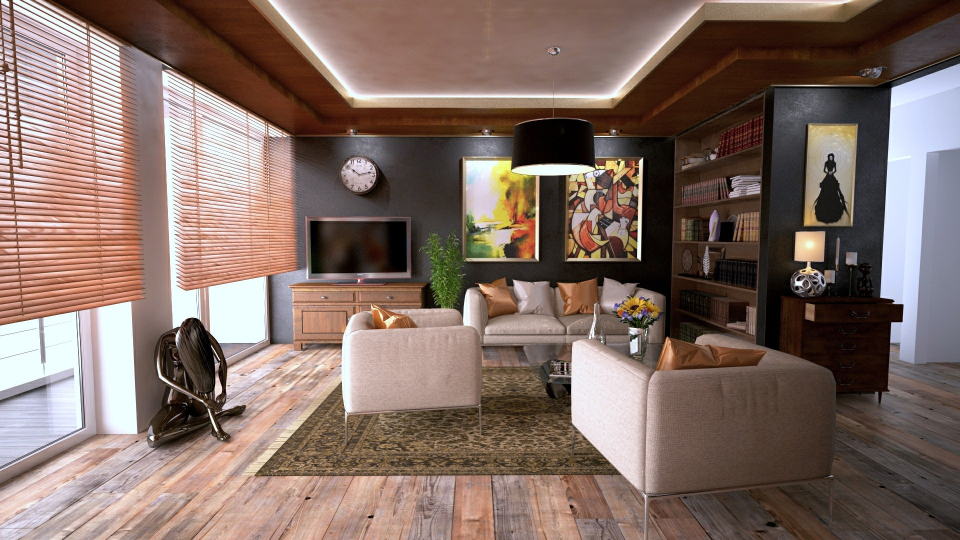
#> input picture project/image/1.jpg, 1920 x 1080 px, found by its file name (shown at 1/2 size)
$ python 11_Draw_circle_and_put_text_openCV.py
#> lines starting #> are read from the running program, lines starting #| are printed output that depends on the picture
# (11)********************Draw circle and put text in openCV using python**************

# ----when we detect object than we mostly use circle or ractangle.

# ---importing libraries
import cv2
import numpy as np

img_path = r'images/1.JPG'
image = cv2.imread(img_path)
#> image is the input picture: shape (1080, 1920, 3); mean B, G, R 101.5, 109.7, 130.3
img_resize = cv2.resize(image,(1000,600))
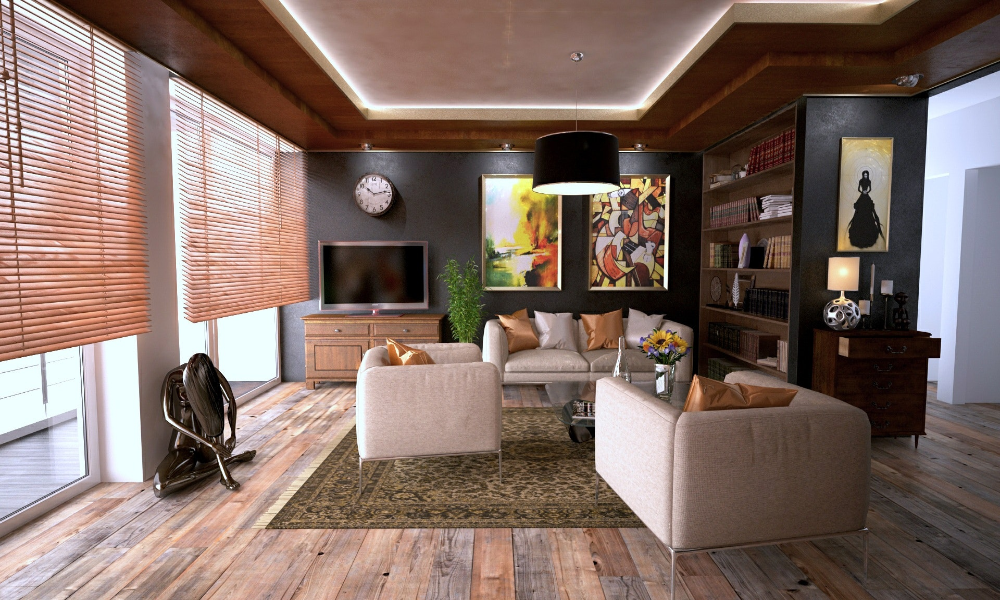
#> img_resize: shape (600, 1000, 3); mean B, G, R 101.3, 109.6, 130.2

# ----creating a circle
# ----these are the parameters of circle----(img, center, radius, color, thickness=..., lineType=..., shift=...)
center =(500,150)
radius =150
color = (0,0,255) #(B,G,R)
thickness = 3
# ----if we want to fill the circle than we use negative value
# thickness = -1
lineType = cv2.LINE_8
shift = 0

# ----creating circle
img_circle = cv2.circle(img_resize,center,radius,color,thickness,lineType,shift)
# ----creating 2nd circle
img_circle2 = cv2.circle(img_resize,(200,300),70,(200,255,0),thickness,lineType,shift)

# ----if we want to  put text in the circle than we use putText function
img_text = cv2.putText(img_circle,'wow',(450,100),cv2.FONT_HERSHEY_COMPLEX,3,(255,0,0),1,lineType=cv2.LINE_4)

# ----Adding 2nd text
img_text = cv2.putText(img_circle2,'Great',(150,300),cv2.FONT_HERSHEY_COMPLEX,1,(255,255,0),1,lineType=cv2.LINE_4)
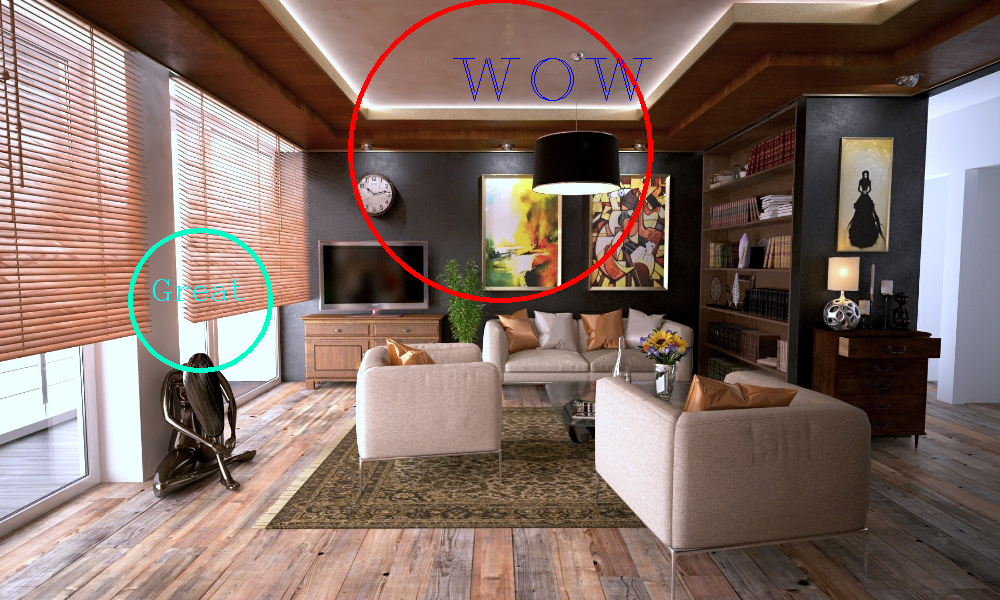
#> img_text: shape (600, 1000, 3); mean B, G, R 101.2, 109.2, 130.3


# ----showing the image
cv2.imshow("Tayyab's Image",img_text)
cv2.waitKey()
cv2.destroyAllWindows()

$ run again, with project/image/2.jpg copied over project/image/1.jpg
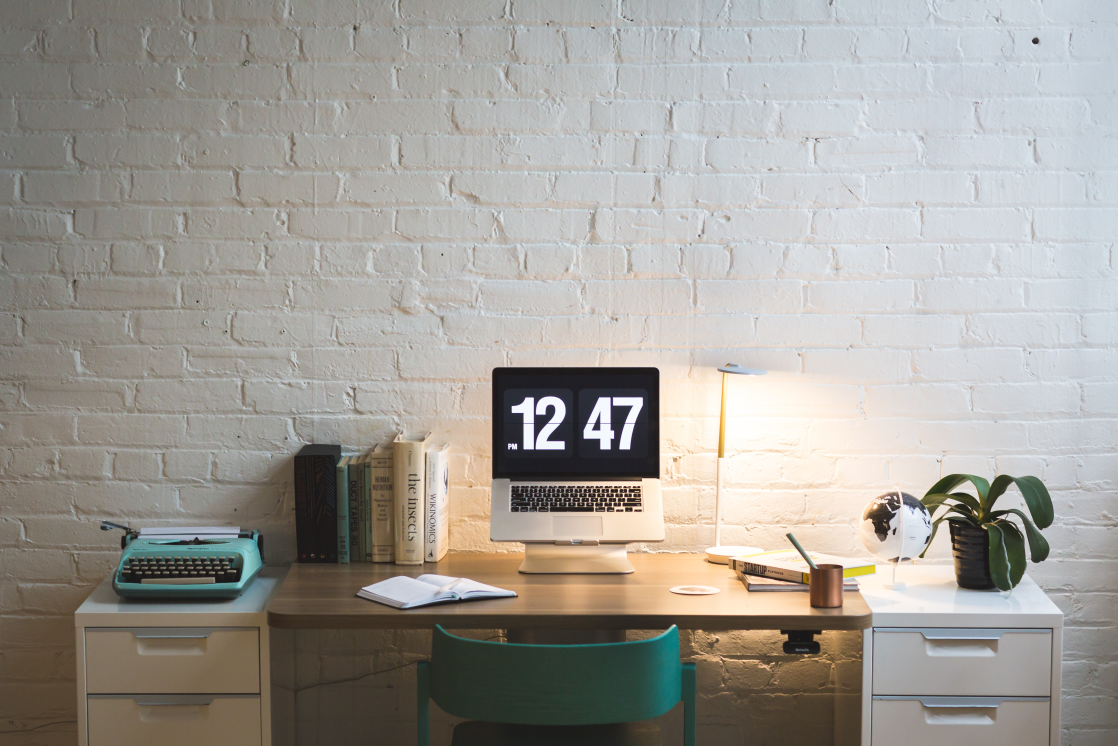
#> input picture project/image/2.jpg, 5590 x 3727 px, found by its file name (shown at 1/5 size)
#> image is the input picture: shape (3727, 5590, 3); mean B, G, R 151.5, 157.4, 160.6
#> `img_resize = cv2.resize(image,(1000,600))`:
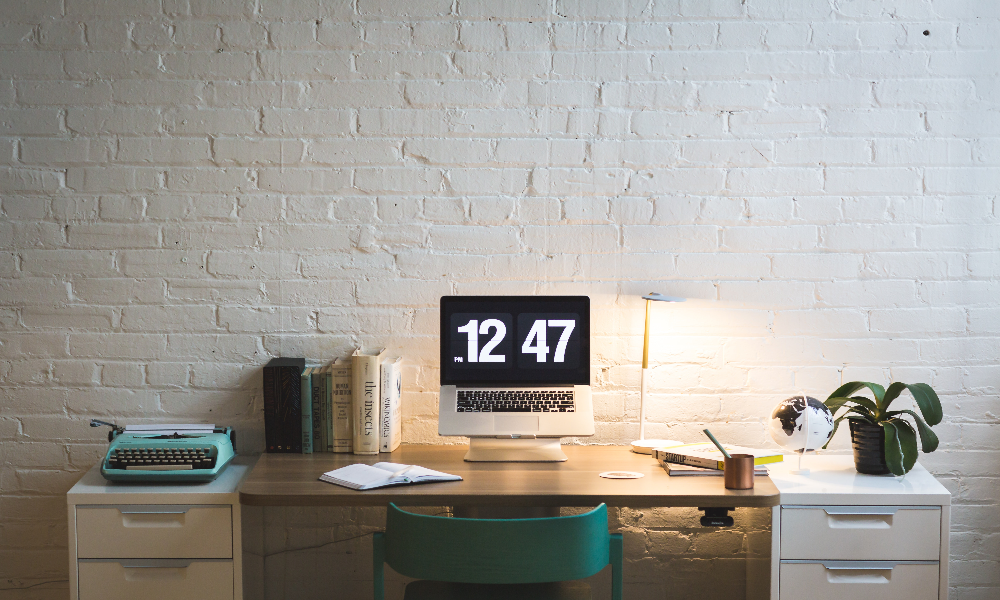
#> img_resize: shape (600, 1000, 3); mean B, G, R 151.4, 157.3, 160.5
#> `img_text = cv2.putText(img_circle2,'Great',(150,300),cv2.FONT_HERSHEY_..`:
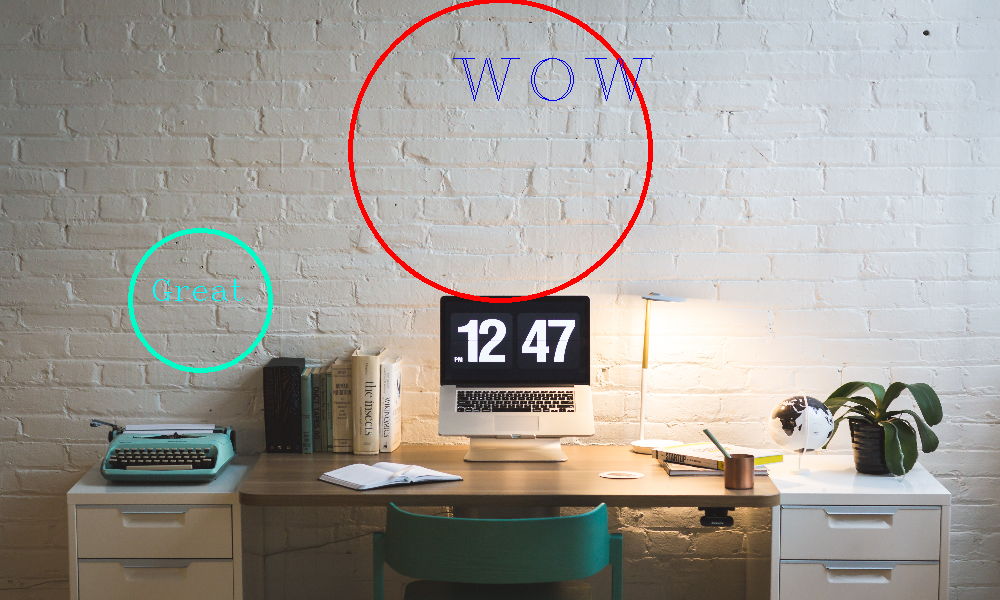
#> img_text: shape (600, 1000, 3); mean B, G, R 150.4, 156.1, 160.2

$ run again, with project/image/3.jpg copied over project/image/1.jpg
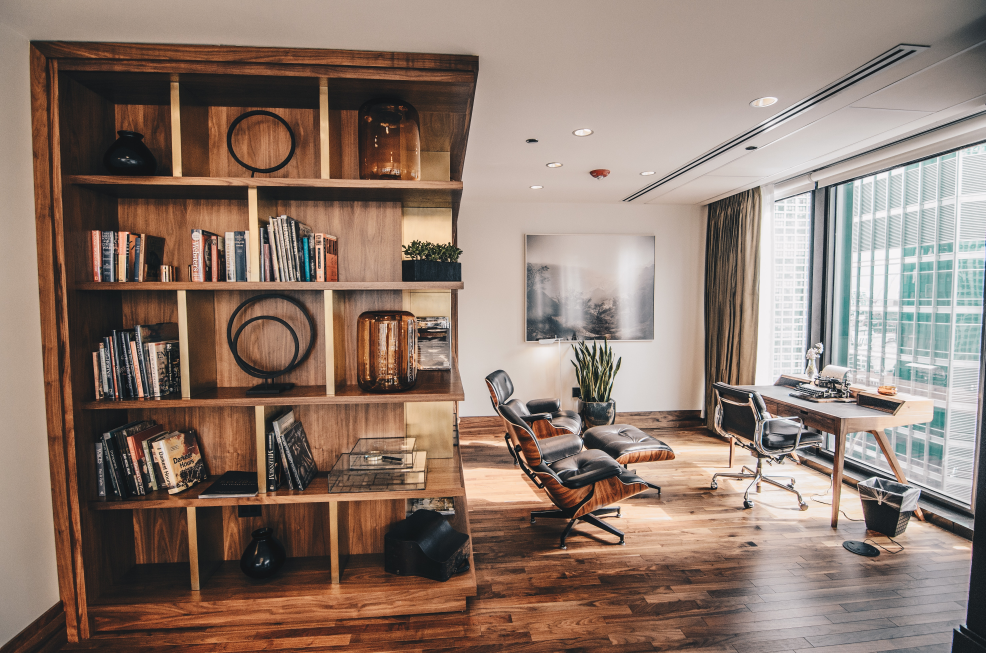
#> input picture project/image/3.jpg, 4928 x 3264 px, found by its file name (shown at 1/5 size)
#> image is the input picture: shape (3264, 4928, 3); mean B, G, R 110.7, 122.4, 142.4
#> `img_resize = cv2.resize(image,(1000,600))`:
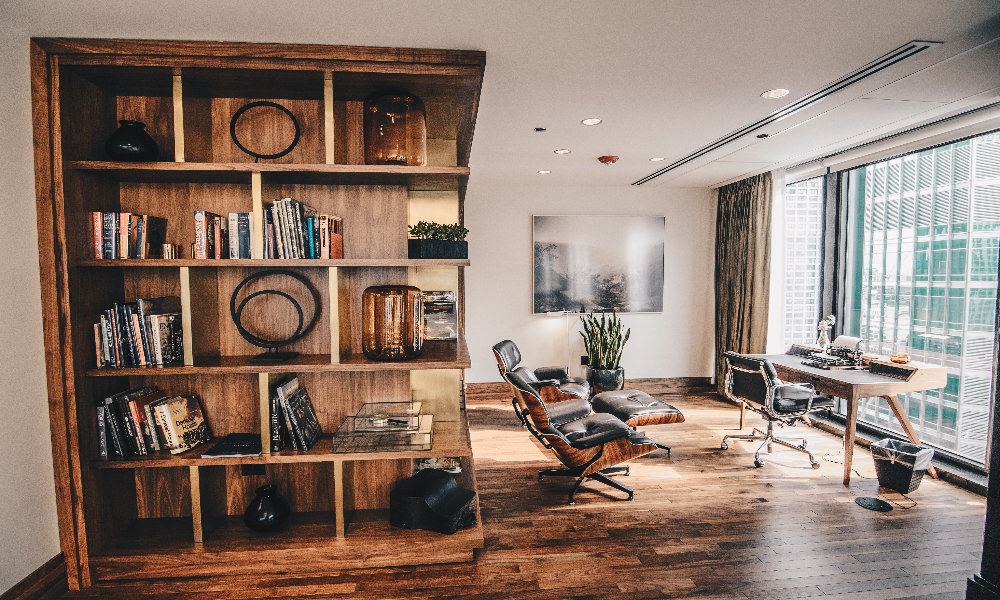
#> img_resize: shape (600, 1000, 3); mean B, G, R 110.6, 122.3, 142.3
#> `img_text = cv2.putText(img_circle2,'Great',(150,300),cv2.FONT_HERSHEY_..`:
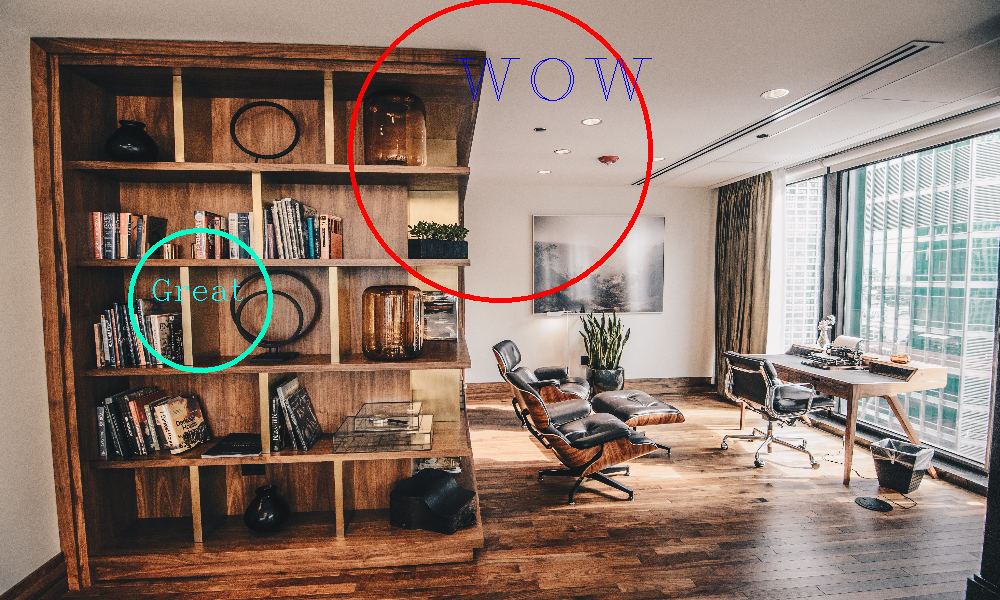
#> img_text: shape (600, 1000, 3); mean B, G, R 110.3, 121.6, 142.2

$ run again, with project/image/4.jpg copied over project/image/1.jpg
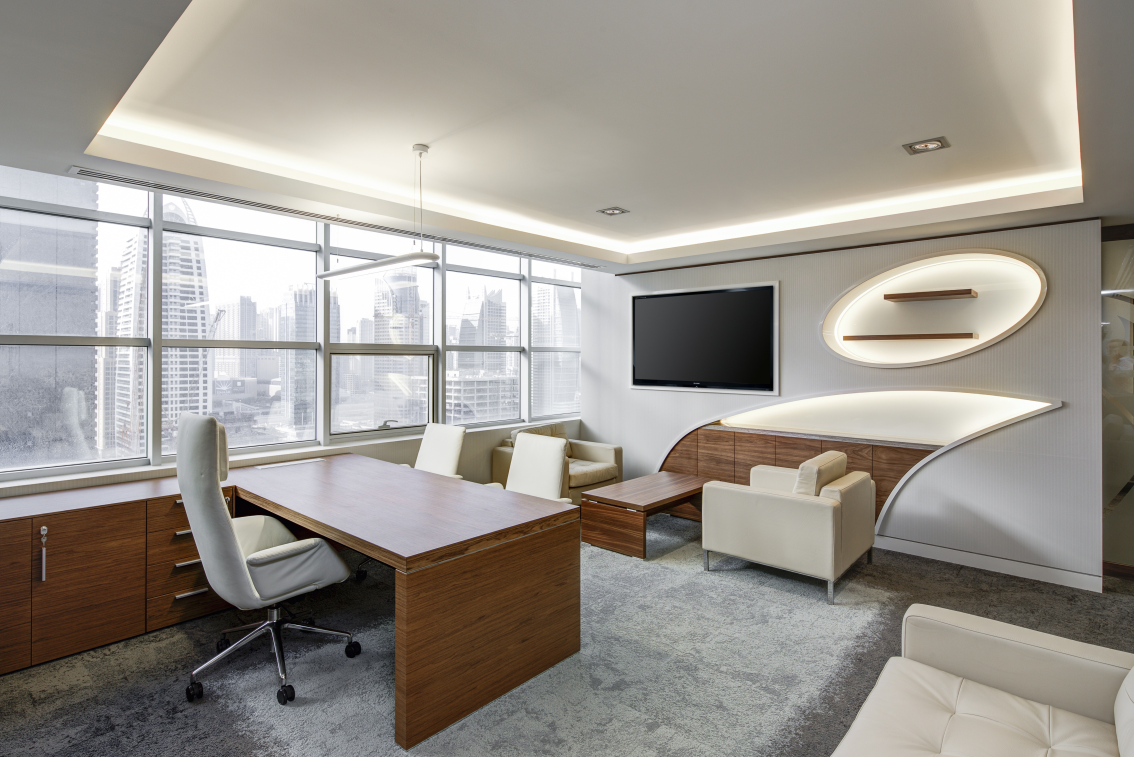
#> input picture project/image/4.jpg, 5669 x 3785 px, found by its file name (shown at 1/5 size)
#> image is the input picture: shape (3785, 5669, 3); mean B, G, R 142.9, 149.8, 154.8
#> `img_resize = cv2.resize(image,(1000,600))`:
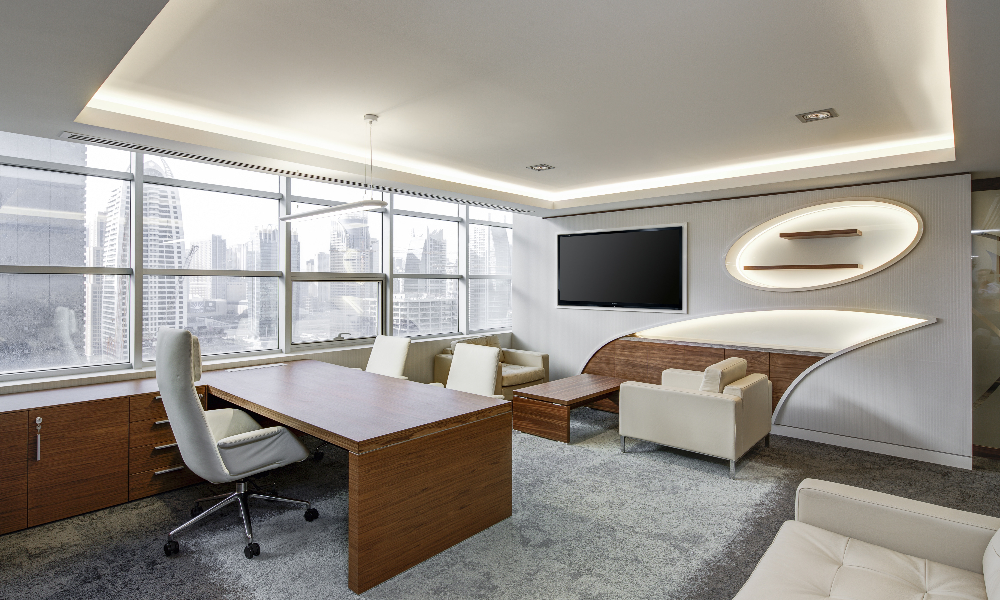
#> img_resize: shape (600, 1000, 3); mean B, G, R 142.8, 149.7, 154.7
#> `img_text = cv2.putText(img_circle2,'Great',(150,300),cv2.FONT_HERSHEY_..`:
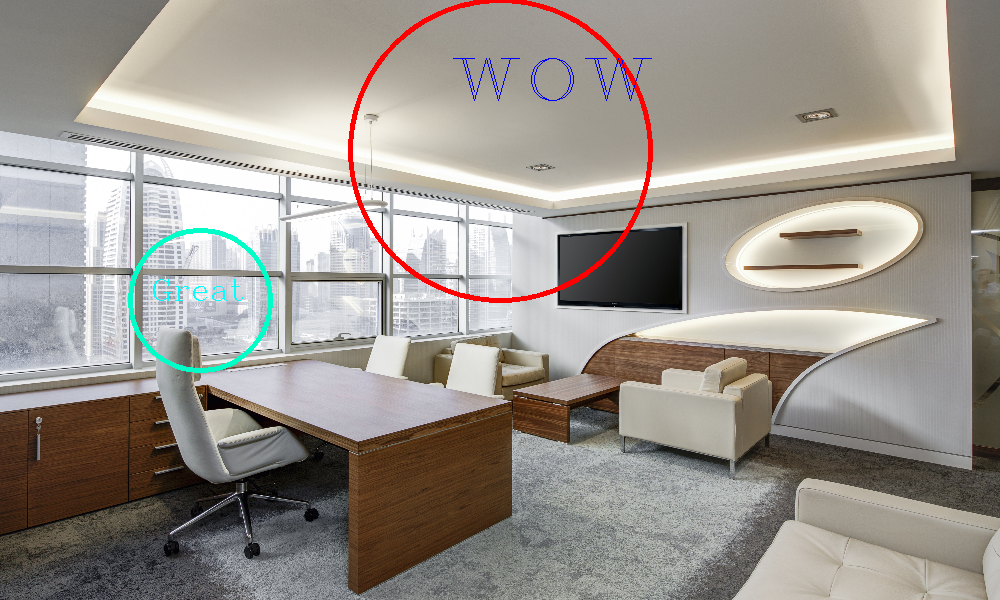
#> img_text: shape (600, 1000, 3); mean B, G, R 141.7, 148.5, 154.3
